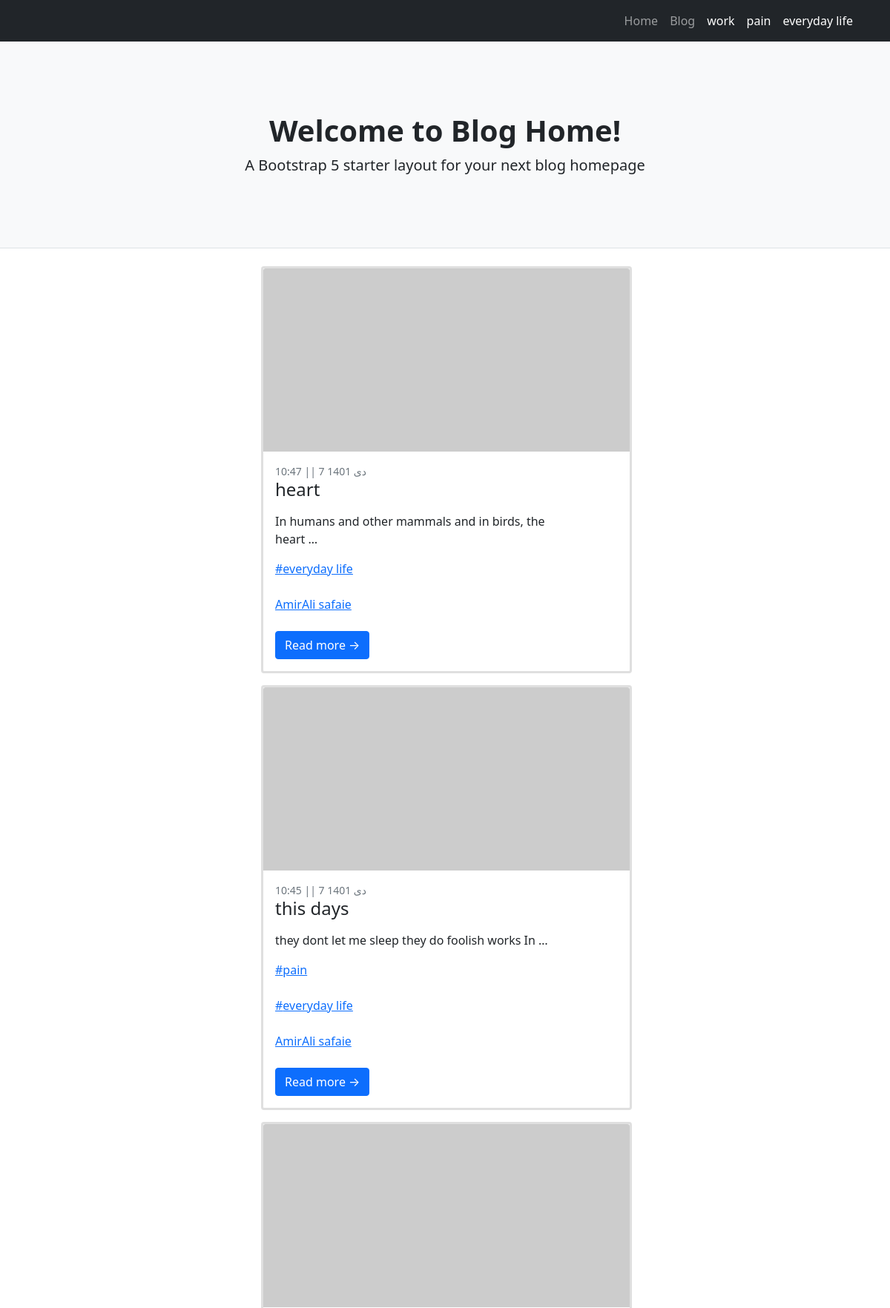
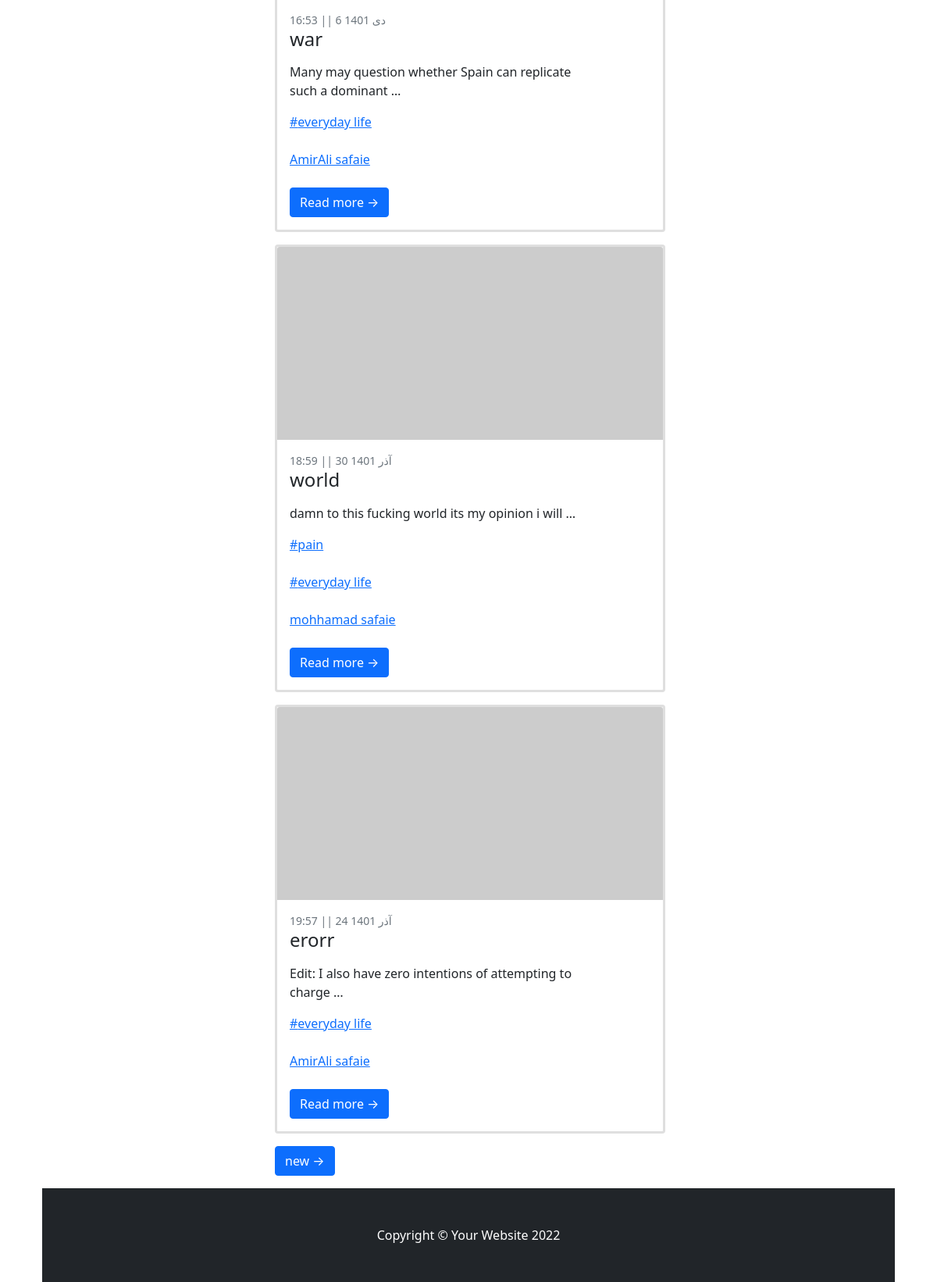
Page /category/everyday-life on the earlier database version (2 pictures, top to bottom).
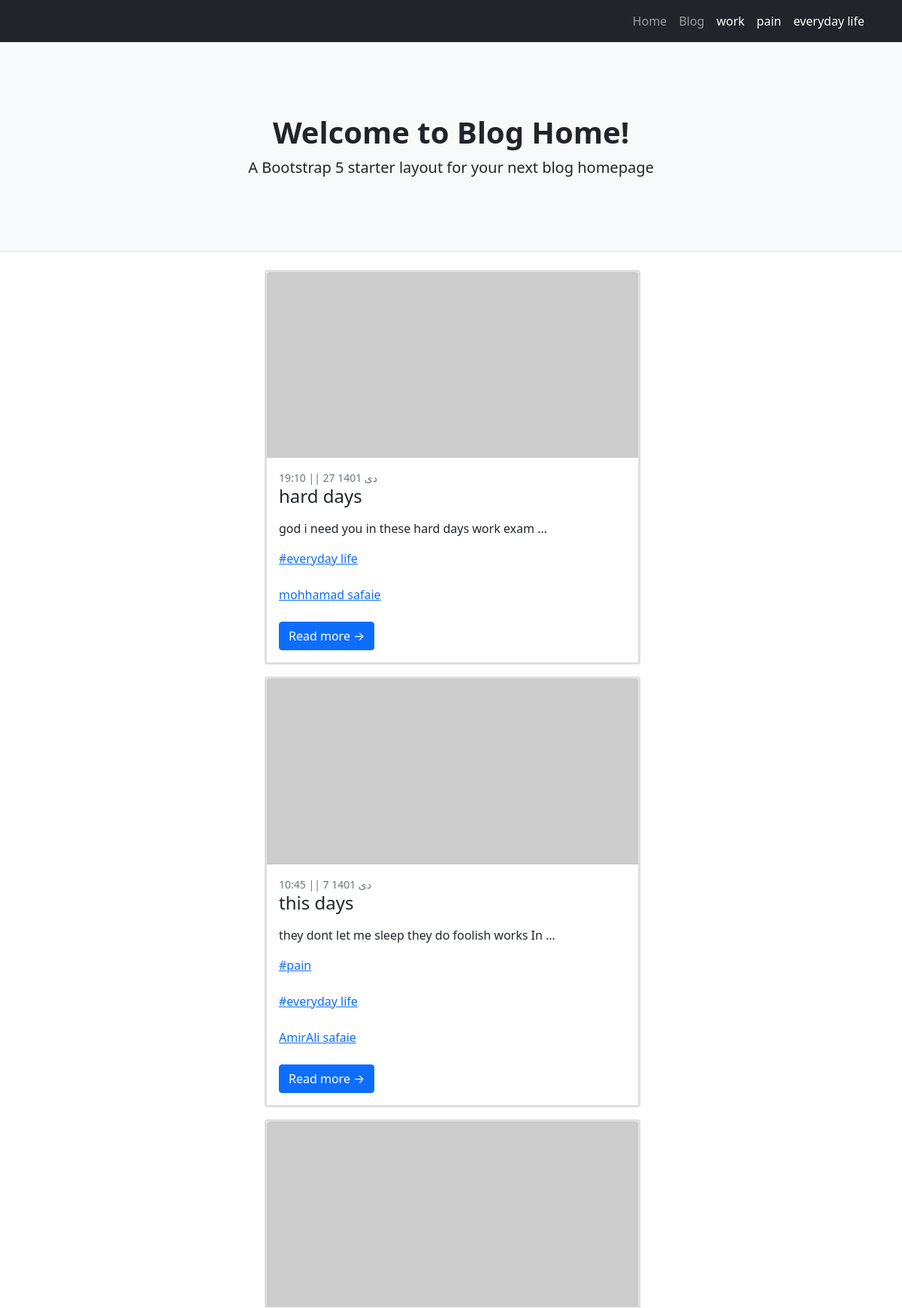
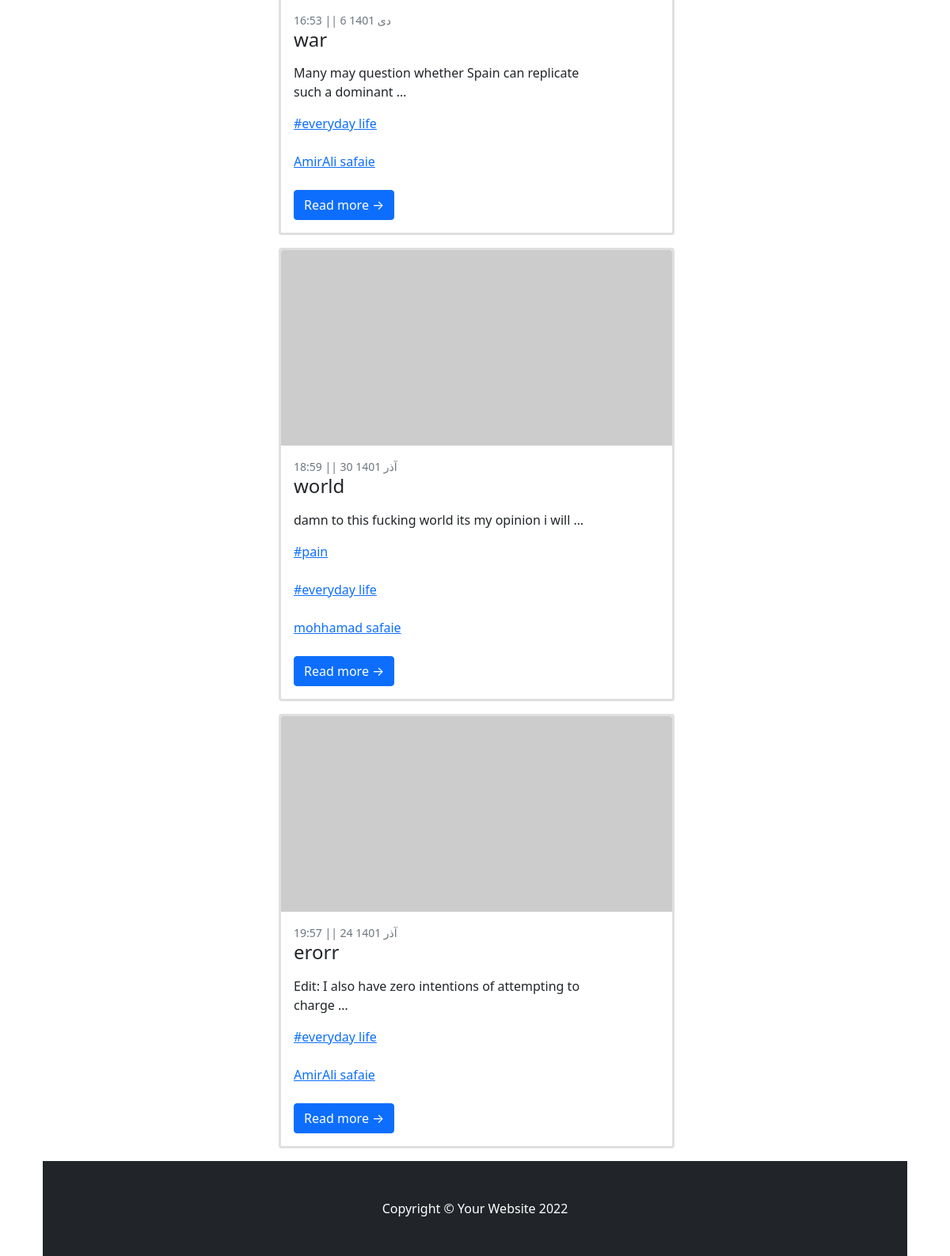
Same page on the later database version (2 pictures, top to bottom).
### blog/models.py (models this page shows, shortened)
class Category(models.Model):
    parent = models.ForeignKey("self",default=None,null=True,blank=True,on_delete=models.SET_NULL,related_name='children')
    title = models.CharField(max_length=200)
    slug = models.SlugField(max_length=100,unique=True)
    status = models.BooleanField(default=True,verbose_name="show")
    position = models.IntegerField(verbose_name="order")
    class Meta:
        ordering = ['parent__id','position']
    objects = CategorytManager()

class Article(models.Model):
    STATUS_CHOICES=(
        ('d','draft'),
        ("p",'publish')
    )
    author = models.ForeignKey(User,on_delete=models.SET_NULL,null=True,related_name="posts_of_author")# اختصاص دادن یک نویسدنده برای پست
    title = models.CharField(max_length=200)
    slug = models.SlugField(max_length=100,unique=True)
    category = models.ManyToManyField(Category,related_name="post_of_category")
    descriptions = models.TextField()
    publish= models.DateTimeField(default=timezone.now)
    created = models.DateTimeField(auto_now_add=True)
    updated = models.DateTimeField(auto_now=True)
    status = models.CharField(max_length=1,choices=STATUS_CHOICES)
    class Meta:
        ordering = ["-publish"]
    def jalali_get_publish(self):
         return jalali_converter(self.publish)
    jalali_get_publish.short_description = "date published"
    def category_to_str(self):
        return ", ".join([category.title for category in self.category.active()])
    category_to_str.short_description = "category"  # این اطلاعات را با چه تایتلی در پنل ادمین نشان دهد
    objects = PostManager()

### blog/views.py (the view)
# urls.py: path('category/<slug:slug>',Category_list.as_view(),name="category"),
class Category_list(ListView):
    paginate_by = 5  # """پیچ انیشین صفجه کتگوری"""
    template_name = "blog/category.html"
    def get_queryset(self):
        global category
        slug = self.kwargs.get("slug")
        category = get_object_or_404(Category.objects.active(),slug=slug)
        return category.post_of_category.published()
    def get_context_data(self, **kwargs):
        context = super().get_context_data(**kwargs)
        context["category"] = category
        return context

### blog/models.py (called while the page is built)
    def published(self):
        return self.filter(status="p")

    def active(self):
        return self.filter(status=True)

### blog/templatetags/base_tag.py (called while the page is built)
@register.inclusion_tag("blog/partial/navbar_tag.html")
def category_navbar():
    return {"category":Category.objects.filter(status = True)}

### extensions/jalali.py (called while the page is built)
    def persian_tuple(self):
        return self.persian_year, self.persian_month, self.persian_day

### extensions/utils.py (called while the page is built)
def jalali_converter(date):
    date_to_str = "{},{},{}".format(date.year,date.month,date.day)
    date_to_tuple = jalali.Gregorian(date_to_str).persian_tuple()
    date_to_list = list(date_to_tuple)
    for index , month in enumerate(ir_month):
        if date_to_list[1] == index+1:
            date_to_list[1]= month
            break
    output = f" ||  {date_to_list[2]} {date_to_list[1]} {date_to_list[0]}"
    output2 = f"    {date.hour}:{date.minute} "
    retu = [output,output2]
    return retu[1] + retu[0]

### templates/blog/category.html (shortened to what this page needs)
{%extends 'blog/base_list.html'%}
{%block url_next%}
    {% url "blog:category" category.slug  page_obj.next_page_number%}      {% comment %} این یو ار ال برای پیش انییشن کتگوری است{% endcomment %}
{%endblock%}

### templates/blog/base_list.html (shortened to what this page needs)
{%extends "blog/base.html"%}
{%block main%}
        <div class="container">
            <div class="row">
                <div class="col-lg-8">
                  {%for post in object_list%}
                  <div class="card mb-3">
                      <a href="#!"><img class="card-img-top" src="https://dummyimage.com/700x350/dee2e6/6c757d.jpg" alt="..." /></a>
                      <div class="card-body">
                          <div class="small text-muted">{{post.jalali_get_publish}}</div>
                          <h2 class="card-title h4">{{post.title}}</h2>
                          <p class="card-text">{{post.descriptions | truncatewords:10}}</p>
                            {%for cat in post.category.active%}
                            <a href='{%url "blog:category" cat.slug%}'><p class="card-text">#{{cat.title}}</p></a> <br>
                            {%endfor%}
                            <a href='{%url "blog:author" post.author%}'><p class="card-text">{{post.author.get_full_name}}</p></a> <br>
                          <a class="btn btn-primary" href="{%url 'blog:Details' post.slug%}">Read more →</a>
                      </div>
                  </div>
                  {%endfor%}
                {% if page_obj.has_next %}
                    <a class="btn btn-primary mb-3" href="{%block url_next%}{%endblock%}"> new &rarr;</a>
                {% endif %}
            </div>
        </div>
{%endblock%}

### templates/blog/base.html (shortened to what this page needs)
<!DOCTYPE html>
{% load static %}
{% load base_tag %}
<html lang="en">
    <head>
        <link href="{%static 'blog/css/base.css'%}" rel="stylesheet" />
    </head>
    <body>
        <nav class="navbar navbar-expand-lg navbar-dark bg-dark">
            <div class="container">
                {% category_navbar %}
            </div>
        </nav>
        <header class="py-5 bg-light border-bottom mb-4">
            <div class="text-center my-5 my">
            <div class="container">
                    <h1 class="fw-bolder">Welcome to Blog Home!</h1>
                    <p class="lead mb-0">A Bootstrap 5 starter layout for your next blog homepage</p>
                </div>
            </div>
        </header>
        {%block main %}
        {%endblock%}
        <div class="container">
        <footer class="py-5 bg-dark">
            <div class="container"><p class="m-0 text-center text-white">Copyright &copy; Your Website 2022</p></div>
        </footer>
    </body>
</html>

### templates/blog/partial/navbar_tag.html (shortened to what this page needs)
<div class="collapse navbar-collapse" id="navbarSupportedContent">
    <ul class="navbar-nav ms-auto mb-2 mb-lg-0">
        <li class="nav-item"><a class="nav-link" href="{%url 'blog:home'%}">Home</a></li>
        <li class="nav-item"><a class="nav-link" aria-current="page" href="{%url "blog:home"%}">Blog</a></li>
        {%for cat in category%}
            {%if cat.parent == None%}
                <li class="nav-item">
                    <a class="nav-link active" aria-current="page" href="{%url "blog:category" cat.slug %}">{{cat.title}}</a>
                </li>
            {%endif%}
        {%endfor%}
    </ul>
</div>

Differences in the rows shown:
no longer on this page (row edited): Article: jalali_get_publish "10:47 || 7 دی 1401", title "heart", descriptions "In humans and other mammals and in birds, the heart …", author.get_full_name "AmirAli safaie", Category (title "everyday life")
added Article: jalali_get_publish "19:10 || 27 دی 1401", title "hard days", descriptions "god i need you in these hard days work exam …", author.get_full_name "mohhamad safaie", Category (title "everyday life")
Other differences:
text no longer shown: "new →"
